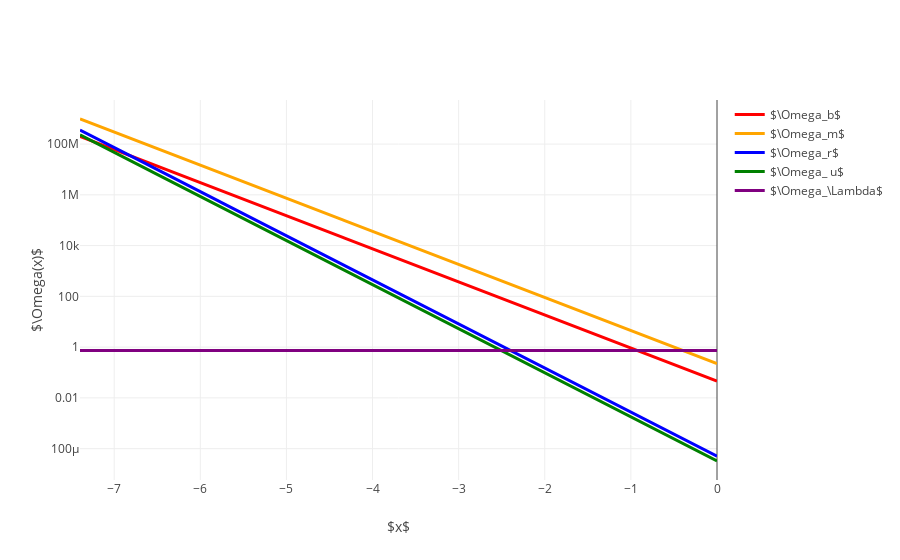
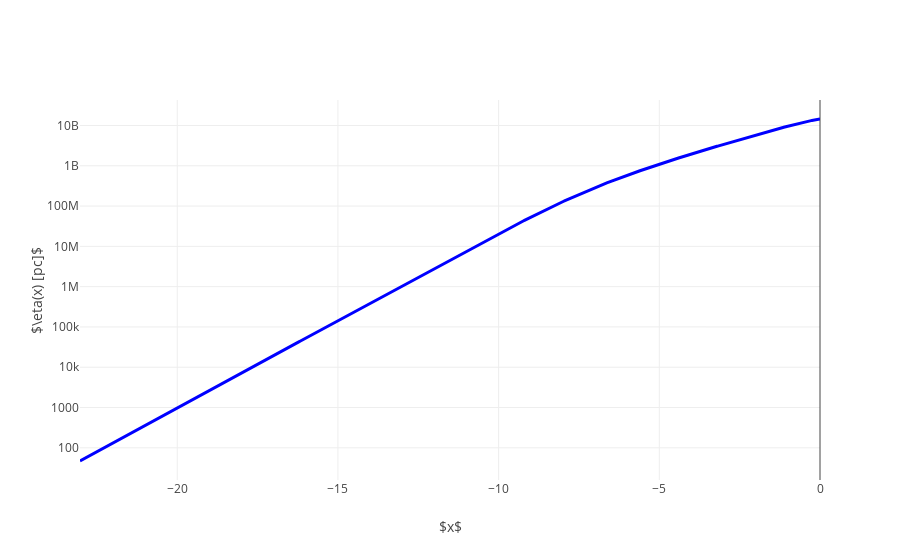
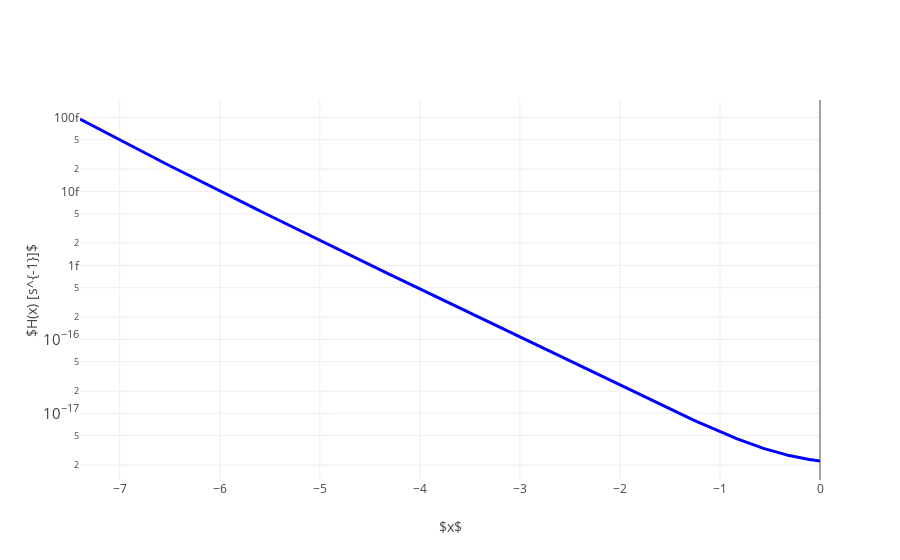
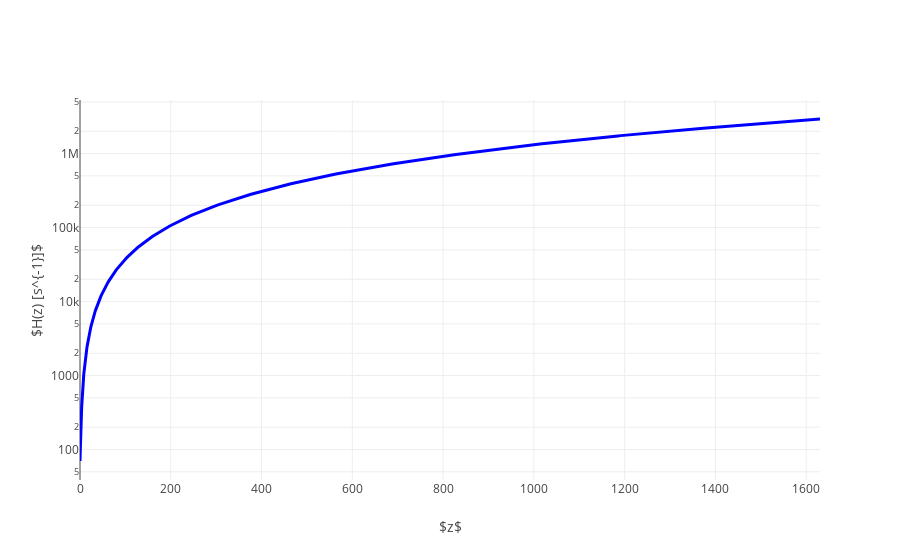

Notebook source saved alongside these figures, in order:
### Code cell
import numpy as np
# library for plotting
import plotly.plotly as py
# for plotting in offline mode
import plotly.offline as plt
import plotly.graph_objs as go
# for making subplots
from plotly import tools
# for writing plots to a file
import plotly.io as pio
#from plotly.offline import download_plotlyjs, init_notebook_mode, plot, iplot


plt.init_notebook_mode(connected = True)

######
#Data#
######
# Reading data from a file
omegaDataFile = np.loadtxt('Omega_all_data.dat')
etaDataFile   = np.loadtxt('eta_x_data.dat')
HxDataFile    = np.loadtxt('H_x_data.dat')
HzDataFile    = np.loadtxt('H_z_data.dat')



# Omega(x):
X1            = omegaDataFile[:,0]
Omega_b       = omegaDataFile[:,1]
Omega_m       = omegaDataFile[:,2]
Omega_r       = omegaDataFile[:,3]
Omega_nu      = omegaDataFile[:,4]
Omega_lambda  = omegaDataFile[:,5]
# eta(x):
X2            = etaDataFile[:,0]
eta_x         = etaDataFile[:,1] / (3.08567758 * 10**(16)) # changing meters to pc
# H(x):
X3            = HxDataFile[:,0]
H_x           = HxDataFile[:,1]
# H(x):
Z             = HzDataFile[:,0]
H_z           = HzDataFile[:,1]

##########
#Plotting#
##########
# Create traces:
# Omega(x):
omegaB = go.Scatter(
    x = X1,
    y = Omega_b,
    name = '$\Omega_b$',
    line = dict(
        color = ('red'),#'rgb(100, 20, 50)'),
        width = 3))

omegaM = go.Scatter(
    x = X1,
    y = Omega_m,
    name = '$\Omega_m$',
    line = dict(
        color = ('orange'),#'rgb(205, 12, 24)'),
        width = 3))

omegaR = go.Scatter(
    x = X1,
    y = Omega_r,
    name = '$\Omega_r$',
    line = dict(
        color = ('blue'),#'rgb(300, 200, 100)'),
        width = 3))

omegaNu = go.Scatter(
    x = X1,
    y = Omega_nu,
    name = '$\Omega_\nu$',
    line = dict(
        color = ('green'),#'rgb(0, 15, 46)'),
        width = 3))

omegaL = go.Scatter(
    x = X1,
    y = Omega_lambda,
    name = '$\Omega_\Lambda$',
    line = dict(
        color = ('purple'),#'rgb(10, 40, 250)'),
        width = 3))

# eta(x):
etaX = go.Scatter(
    x = X2,
    y = eta_x,
    name = '$\eta(x)$',
    line = dict(
        color = ('blue'),#'rgb(100, 20, 50)'),
        width = 3))

# H(x):
Hx = go.Scatter(
    x = X3,
    y = H_x,
    name = '$H(x)$',
    line = dict(
        color = ('blue'),#'rgb(100, 20, 50)'),
        width = 3))

# H(z):
Hz = go.Scatter(
    x = Z,
    y = H_z,
    name = '$H(z)$',
    line = dict(
        color = ('blue'),#'rgb(100, 20, 50)'),
        width = 3))

omegaDataPlot = [omegaB, omegaM, omegaR, omegaNu, omegaL]
etaDataPlot   = [etaX]
HxDataPlot    = [Hx]
HzDataPlot    = [Hz]

#figure = tools.make_subplots(rows = 2, cols = 2, subplot_titles = ('Cosmological Parameters', 'Conformal Time',
#                                                                   'Plot 3', 'Plot 4'))

#figure.add_traces(omegaDataPlot)
#figure.add_traces(etaDataPlot)
#figure.append_trace(trace3, 2, 1)
#figure.append_trace(trace4, 2, 2)

# Edit the layout
omegaLayoutPlot = dict(#title = 'Cosmological Parameters',
              xaxis = dict(title = '$x$'),
              yaxis = dict(title = '$\Omega(x)$', type='log', autorange = True),
              )
etaLayoutPlot = dict(#title = 'Conformal Time',
              xaxis = dict(title = '$x$'),
              yaxis = dict(title = '$\eta(x) [pc]$', type = 'log', autorange = True),
              )
HxLayoutPlot  = dict(#title = 'Hubble Parameter',
              xaxis = dict(title = '$x$'),
              yaxis = dict(title = '$H(x) [s^{-1}]$', type = 'log', autorange = True),
              )
HzLayoutPlot  = dict(#title = 'Hubble Parameter',
              xaxis = dict(title = '$z$'),
              yaxis = dict(title = '$H(z) [s^{-1}]$', type = 'log', autorange = True),
              )

omegaFigure = dict(data = omegaDataPlot, layout = omegaLayoutPlot)
etaFigure   = dict(data = etaDataPlot,   layout = etaLayoutPlot)
HxFigure    = dict(data = HxDataPlot,    layout = HxLayoutPlot)
HzFigure    = dict(data = HzDataPlot,    layout = HzLayoutPlot)

# Plotting everything
plt.iplot(omegaFigure, filename = 'omega')
plt.iplot(etaFigure,   filename = 'eta')
plt.iplot(HxFigure,    filename = 'Hx')
plt.iplot(HzFigure,    filename = 'Hz')

# Saving plots
pio.write_image(omegaFigure, 'Omega_x.pdf')
pio.write_image(etaFigure,   'eta_x.pdf')
pio.write_image(HxFigure,    'H_x.pdf')
pio.write_image(HzFigure,    'H_z.pdf')

### Figure 1 — Plotly figure (JSON) as saved in the notebook; plotly's stock layout.template omitted (floating-point values rounded to 4 significant figures; data arrays with more than 128 entries replaced by an {"elided": "..."} marker saying what was removed)
{"data": [{"line": {"color": "red", "width": 3}, "name": "$\\Omega_b$", "type": "scatter", "uid": "0e6b7c02-c3d3-4446-982a-7aeb81074d3b", "x": {"elided": "500 float values"}, "y": {"elided": "500 float values"}}, {"line": {"color": "orange", "width": 3}, "name": "$\\Omega_m$", "type": "scatter", "uid": "8860ba21-4611-4968-891f-5a56c9975d01", "x": {"elided": "500 float values"}, "y": {"elided": "500 float values"}}, {"line": {"color": "blue", "width": 3}, "name": "$\\Omega_r$", "type": "scatter", "uid": "5ed7e4c9-3389-4cf6-bfdb-73488e099213", "x": {"elided": "500 float values"}, "y": {"elided": "500 float values"}}, {"line": {"color": "green", "width": 3}, "name": "$\\Omega_\nu$", "type": "scatter", "uid": "07071198-a427-4211-89f4-c6dd21427cf0", "x": {"elided": "500 float values"}, "y": {"elided": "500 float values"}}, {"line": {"color": "purple", "width": 3}, "name": "$\\Omega_\\Lambda$", "type": "scatter", "uid": "898f3cf1-56ca-4e03-939a-74aa870780b0", "x": {"elided": "500 float values"}, "y": {"elided": "500 float values"}}], "layout": {"xaxis": {"title": {"text": "$x$"}}, "yaxis": {"autorange": true, "title": {"text": "$\\Omega(x)$"}, "type": "log"}}}

### Figure 2 — Plotly figure (JSON) as saved in the notebook; plotly's stock layout.template omitted (floating-point values rounded to 4 significant figures; data arrays with more than 128 entries replaced by an {"elided": "..."} marker saying what was removed)
{"data": [{"line": {"color": "blue", "width": 3}, "name": "$\\eta(x)$", "type": "scatter", "uid": "db870a08-f96c-4b26-92d1-1211d54e0663", "x": {"elided": "1000 float values"}, "y": {"elided": "1000 float values"}}], "layout": {"xaxis": {"title": {"text": "$x$"}}, "yaxis": {"autorange": true, "title": {"text": "$\\eta(x) [pc]$"}, "type": "log"}}}

### Figure 3 — Plotly figure (JSON) as saved in the notebook; plotly's stock layout.template omitted (floating-point values rounded to 4 significant figures; data arrays with more than 128 entries replaced by an {"elided": "..."} marker saying what was removed)
{"data": [{"line": {"color": "blue", "width": 3}, "name": "$H(x)$", "type": "scatter", "uid": "d30ba459-d932-4006-972d-4e5d72d68053", "x": {"elided": "500 float values"}, "y": {"elided": "500 float values"}}], "layout": {"xaxis": {"title": {"text": "$x$"}}, "yaxis": {"autorange": true, "title": {"text": "$H(x) [s^{-1}]$"}, "type": "log"}}}

### Figure 4 — Plotly figure (JSON) as saved in the notebook; plotly's stock layout.template omitted (floating-point values rounded to 4 significant figures; data arrays with more than 128 entries replaced by an {"elided": "..."} marker saying what was removed)
{"data": [{"line": {"color": "blue", "width": 3}, "name": "$H(z)$", "type": "scatter", "uid": "e2136477-d4f5-41f7-a17e-98de5dcc9a12", "x": {"elided": "500 float values"}, "y": {"elided": "500 float values"}}], "layout": {"xaxis": {"title": {"text": "$z$"}}, "yaxis": {"autorange": true, "title": {"text": "$H(z) [s^{-1}]$"}, "type": "log"}}}
